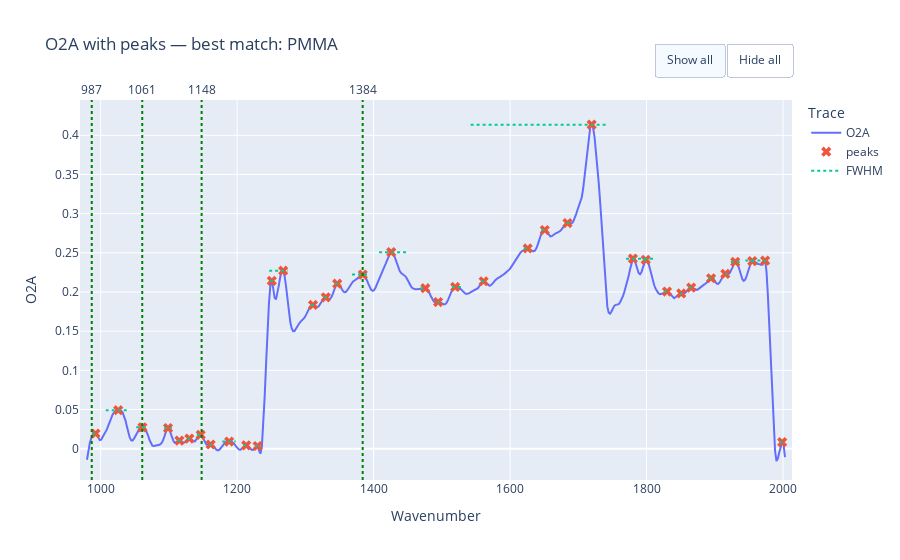

The notebook cell this image was saved under:
### Code cell
# Plot your corrected spectrum + detected peaks
fig = plot_spectrum_with_peaks(
    rep.stitched.assign(**{channel: res.y_corrected}),
    res.peaks,
    xcol="Wavenumber", ycol=channel,
    title=f"{channel} with peaks — best match: {top}",
    window=True
)

# Overlay vertical lines at reference peaks of the top hit
top_pairs = mr.matches_by_ref[top]
matched_ref_peaks = [r for _, r, _ in top_pairs]

for r in matched_ref_peaks:
    fig.add_vline(x=r, line=dict(color="green", dash="dot"), annotation_text=f"{r:.0f}", annotation_position="top")

fig.show()

### Figure 1 — Plotly figure (JSON) as saved in the notebook; plotly's stock layout.template omitted (floating-point values rounded to 4 significant figures; data arrays with more than 128 entries replaced by an {"elided": "..."} marker saying what was removed)
{"data": [{"hovertemplate": "Wavenumber: %{x}<br>O2A: %{y}<extra></extra>", "mode": "lines", "name": "O2A", "type": "scatter", "visible": true, "x": {"elided": "492 float values"}, "y": {"elided": "492 float values"}}, {"hovertemplate": "Peak<br>Wavenumber: %{x}<br>O2A: %{y}<extra></extra>", "marker": {"size": 9, "symbol": "x"}, "mode": "markers", "name": "peaks", "type": "scatter", "x": [992.5, 1026.0, 1061.0, 1099.0, 1115.0, 1130.0, 1147.0, 1161.0, 1188.0, 1213.0, 1230.0, 1251.0, 1267.0, 1311.0, 1330.0, 1347.0, 1384.0, 1426.0, 1476.0, 1495.0, 1520.0, 1561.0, 1626.0, 1651.0, 1684.0, 1720.0, 1780.0, 1799.0, 1830.0, 1851.0, 1865.0, 1895.0, 1915.0, 1930.0, 1955.0, 1974.0, 1999.0], "y": [0.01939, 0.04917, 0.02728, 0.0263, 0.01032, 0.01296, 0.01775, 0.005379, 0.009171, 0.004276, 0.003476, 0.2143, 0.2272, 0.1835, 0.1931, 0.2106, 0.2222, 0.2508, 0.2048, 0.1872, 0.2065, 0.2137, 0.2556, 0.2791, 0.288, 0.4136, 0.2426, 0.2411, 0.2006, 0.1981, 0.2056, 0.2176, 0.2232, 0.2384, 0.2395, 0.2401, 0.008391]}, {"hoverinfo": "skip", "line": {"dash": "dot"}, "mode": "lines", "name": "FWHM", "type": "scatter", "x": [987.3, 995.8, null, 1007.0, 1040.0, null, 1052.0, 1069.0, null, 1093.0, 1104.0, null, 1112.0, 1119.0, null, 1127.0, 1134.0, null, 1141.0, 1150.0, null, 1159.0, 1163.0, null, 1178.0, 1198.0, null, 1209.0, 1218.0, null, 1226.0, 1231.0, null, 1248.0, 1253.0, null, 1247.0, 1274.0, null, 1308.0, 1314.0, null, 1327.0, 1332.0, null, 1343.0, 1352.0, null, 1368.0, 1392.0, null, 1408.0, 1449.0, null, 1469.0, 1478.0, null, 1494.0, 1497.0, null, 1515.0, 1530.0, null, 1558.0, 1566.0, null, 1620.0, 1630.0, null, 1646.0, 1655.0, null, 1683.0, 1687.0, null, 1542.0, 1740.0, null, 1770.0, 1812.0, null, 1795.0, 1804.0, null, 1825.0, 1833.0, null, 1849.0, 1852.0, null, 1862.0, 1869.0, null, 1890.0, 1900.0, null, 1915.0, 1918.0, null, 1923.0, 1937.0, null, 1953.0, 1961.0, null, 1945.0, 1976.0, null, 1995.0, 2002.0, null], "y": [0.01939, 0.01939, null, 0.04917, 0.04917, null, 0.02728, 0.02728, null, 0.0263, 0.0263, null, 0.01032, 0.01032, null, 0.01296, 0.01296, null, 0.01775, 0.01775, null, 0.005379, 0.005379, null, 0.009171, 0.009171, null, 0.004276, 0.004276, null, 0.003476, 0.003476, null, 0.2143, 0.2143, null, 0.2272, 0.2272, null, 0.1835, 0.1835, null, 0.1931, 0.1931, null, 0.2106, 0.2106, null, 0.2222, 0.2222, null, 0.2508, 0.2508, null, 0.2048, 0.2048, null, 0.1872, 0.1872, null, 0.2065, 0.2065, null, 0.2137, 0.2137, null, 0.2556, 0.2556, null, 0.2791, 0.2791, null, 0.288, 0.288, null, 0.4136, 0.4136, null, 0.2426, 0.2426, null, 0.2411, 0.2411, null, 0.2006, 0.2006, null, 0.1981, 0.1981, null, 0.2056, 0.2056, null, 0.2176, 0.2176, null, 0.2232, 0.2232, null, 0.2384, 0.2384, null, 0.2395, 0.2395, null, 0.2401, 0.2401, null, 0.008391, 0.008391, null]}], "layout": {"annotations": [{"showarrow": false, "text": "987", "x": 987, "xanchor": "center", "xref": "x", "y": 1, "yanchor": "bottom", "yref": "y domain"}, {"showarrow": false, "text": "1061", "x": 1061, "xanchor": "center", "xref": "x", "y": 1, "yanchor": "bottom", "yref": "y domain"}, {"showarrow": false, "text": "1148", "x": 1148, "xanchor": "center", "xref": "x", "y": 1, "yanchor": "bottom", "yref": "y domain"}, {"showarrow": false, "text": "1384", "x": 1384, "xanchor": "center", "xref": "x", "y": 1, "yanchor": "bottom", "yref": "y domain"}], "hovermode": "x unified", "legend": {"title": {"text": "Trace"}}, "shapes": [{"line": {"color": "green", "dash": "dot"}, "type": "line", "x0": 987, "x1": 987, "xref": "x", "y0": 0, "y1": 1, "yref": "y domain"}, {"line": {"color": "green", "dash": "dot"}, "type": "line", "x0": 1061, "x1": 1061, "xref": "x", "y0": 0, "y1": 1, "yref": "y domain"}, {"line": {"color": "green", "dash": "dot"}, "type": "line", "x0": 1148, "x1": 1148, "xref": "x", "y0": 0, "y1": 1, "yref": "y domain"}, {"line": {"color": "green", "dash": "dot"}, "type": "line", "x0": 1384, "x1": 1384, "xref": "x", "y0": 0, "y1": 1, "yref": "y domain"}], "title": {"text": "O2A with peaks — best match: PMMA"}, "updatemenus": [{"buttons": [{"args": [{"visible": [true, true, true]}], "label": "Show all", "method": "update"}, {"args": [{"visible": ["legendonly", "legendonly", "legendonly"]}], "label": "Hide all", "method": "update"}], "direction": "right", "type": "buttons", "x": 1, "xanchor": "right", "y": 1.15}], "xaxis": {"range": [969.8, 2013.0], "title": {"text": "Wavenumber"}}, "yaxis": {"title": {"text": "O2A"}}}}
